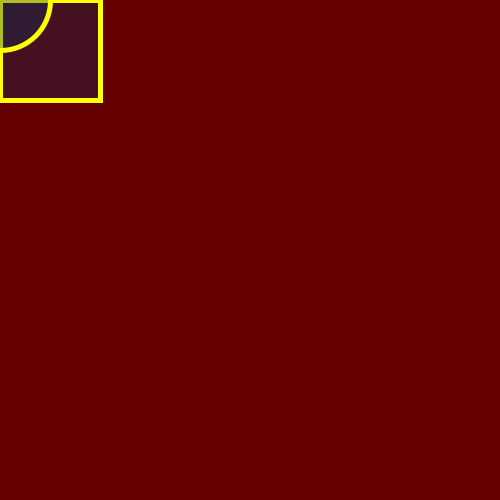
Frame 1 (no input)
Frame 60 (the mouse pressed at the canvas centre just before this capture): identical to frame 1, image omitted
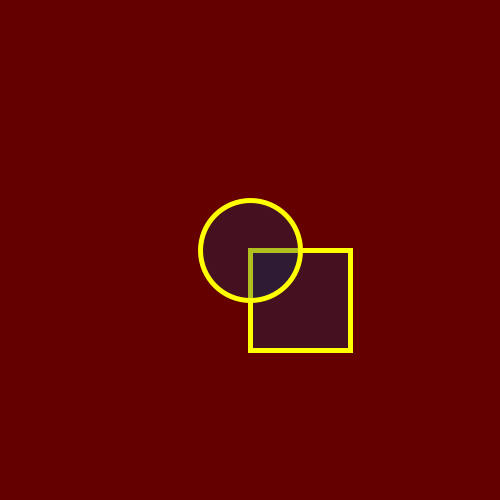
Frame 120 (the mouse held since frame 60 and released just before this capture)

The Processing sketch that drew these frames (run headless with seeded random() and noise(); from frame 60 on, the mouse is pressed at the canvas centre):

// Processing sketch: ejemplo_01
// ── ejemplo_01.pde
void setup() { // la función setup() se ejecuta una vez, cuando apretamos el botón de play. todo lo que está dentro de las llaves {} sucede una sola vez
  size(500, 500); // la función size() determina el tamaño del lienzo, toma como parámetros un ancho y un alto en pixels
  background(100, 0, 0); // la función background() cambia el color de fondo del lienzo y toma tres parámetros: un valor de rojo, uno de verde, y uno de azul (de 0 a 255)
} 


void draw() { // la función draw() se ejecuta contínuamente (aprox. 60 veces por segundo) una vez que se ejecutó la función setup()
  background(100, 0, 0);  // la función background() controla el color de fondo, el orden de los colores es Rojo Verde y Azul 
  // si quitamos este llamado a la función background(), veríamos la estela de figuras dibujadas en cuadros anteriores
  stroke(255, 255, 0); // la función stroke() controla el color del contorno de las figuras que dibujemos (también tres parámetros, rojo verde y azul)
  strokeWeight(5); //  la función strokeweight() controla el ancho de trazo para dibujar, en este caso 5 pixels
  fill(0, 50, 100, 80); // la función fill() controla el color de relleno de las figuras, el cuarto parámetro (80 en este caso) es un valor de transparencia (también de 0 a 255)
  rect(mouseX, mouseY, 100, 100); // la función rect() dibuja rectángulos. Toma como parámetros una posición en x, una posición en y, un ancho y un alto
  // los rectángulos se dibujan por defecto desde su esquina superior izquierda
  ellipse(mouseX, mouseY, 100, 100); // la función ellipse() dibuja elipses. Toma como parámetros una posición en x, una posición en y, un ancho y un alto
  // las elipses se dibujan por defecto desde su centro
  // las variables mouseX y mouseY guardan siempre la posición del mouse
}
